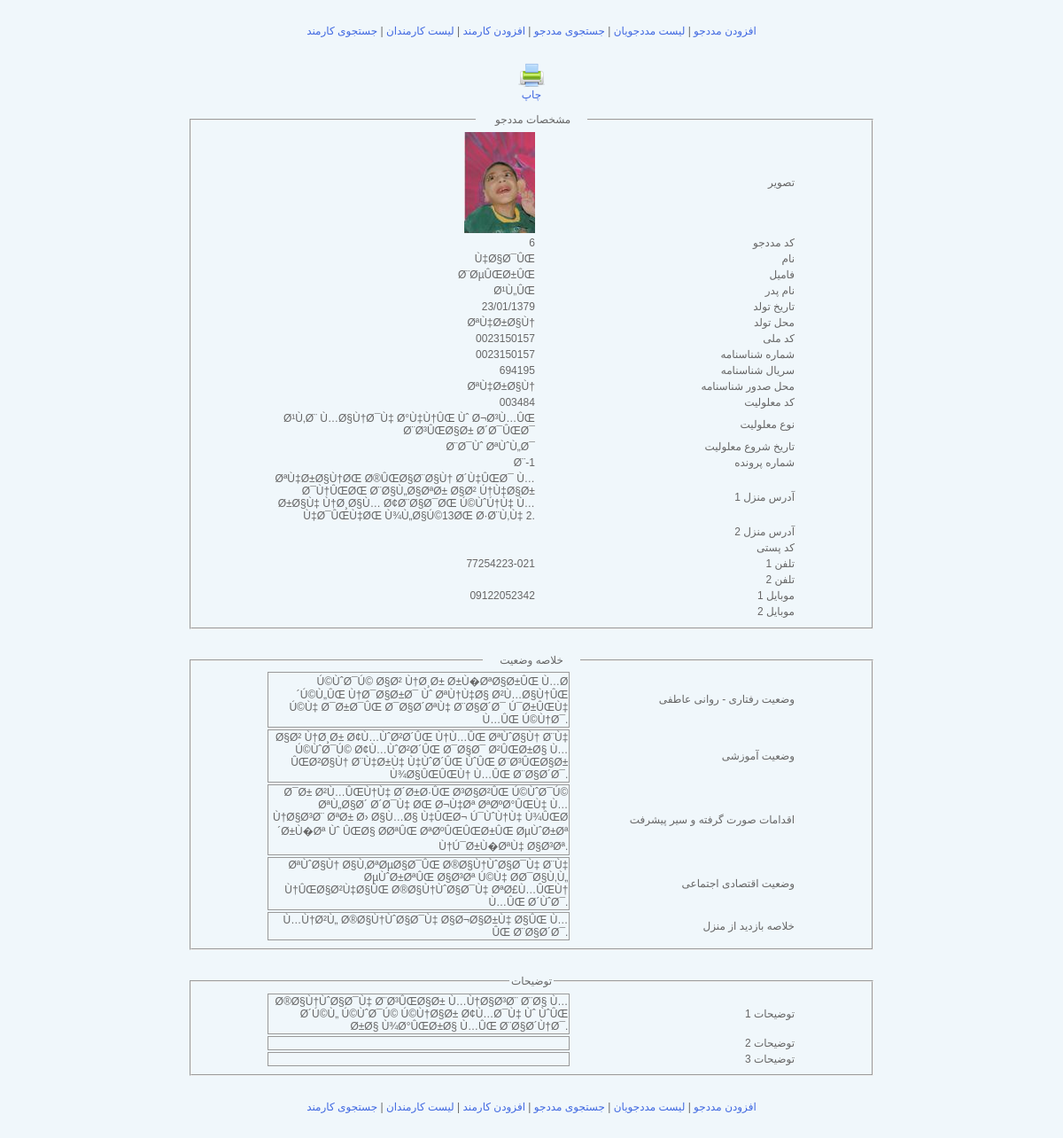
The page /admin/showPatientDetails.php?patientId=6 (signed in) on the database its author committed.
### tables this page shows
CREATE TABLE IF NOT EXISTS `patient` (
  `patientId` int(20) NOT NULL,
  `patientCode` varchar(200) NOT NULL,
  `name` varchar(200) NOT NULL,
  `family` varchar(200) NOT NULL,
  `father` varchar(200) NOT NULL,
  `birthday` varchar(200) NOT NULL,
  `birthplace` varchar(200) NOT NULL,
  `melliCode` varchar(200) NOT NULL,
  `shenasNo` varchar(200) NOT NULL,
  `shenasSerial` varchar(200) NOT NULL,
  `shenasSodur` varchar(200) NOT NULL,
  `disabilityCode` varchar(200) NOT NULL,
  `disabilityType` varchar(200) NOT NULL,
  `disabilityStartDate` varchar(200) NOT NULL,
  `caseNumber` varchar(200) NOT NULL,
  `homeAdress1` varchar(200) NOT NULL,
  `homeAdress2` varchar(200) NOT NULL,
  `postalCode` varchar(200) NOT NULL,
  `tel1` varchar(200) NOT NULL,
  `tel2` varchar(200) NOT NULL,
  `mobile1` varchar(200) NOT NULL,
  `mobile2` varchar(200) NOT NULL,
  `photo1` varchar(200) NOT NULL,
  `photoSource` varchar(500) DEFAULT NULL,
  `behavioralStatus` longtext NOT NULL,
  `educationalStatus` longtext NOT NULL,
  `actionsTaken` longtext NOT NULL,
  `economicSituation` longtext NOT NULL,
  `statusOfHomeVisits` longtext NOT NULL,
  `comments1` longtext NOT NULL,
  `comments2` longtext NOT NULL,
  `comments3` longtext NOT NULL,
  PRIMARY KEY (`patientId`)
);

### class/connection.php (called while the page is built, shortened)
<?php
class connection{
	var $link;
	function getdbSettings() {
		$dbSettings['hostName']=$hostName;
		$dbSettings['dbName']=$dbName;
		$dbSettings['dbUser']=$dbUser;
		$dbSettings['dbPass']=$dbPass;
		return $dbSettings;
	}
	function dbConnect() {
		$dbSettings=$this->getdbSettings();
		$hostName=$dbSettings['hostName'];
		$dbName=$dbSettings['dbName'];
		$dbUser=$dbSettings['dbUser'];
		$dbPass=$dbSettings['dbPass'];
		$dbConnectResult=mysql_connect($hostName, $dbUser, $dbPass);
		$this->link=$dbConnectResult;
        if (mysql_select_db($dbName,$dbConnectResult)){
		   return $dbConnectResult;}
		else{
			 $this->closeConnection();
		     return false;}
	}
	function queryRun($query){
		$con3=$this->link;
		$result3=mysql_query($query,$con3);
        if($result3){
			return $result3;}
	    else{
			$this->closeConnection();
			return false;}
	}
}
?>

### admin/showPatientDetails.php (the view, shortened to what this page needs)
<!DOCTYPE html PUBLIC "-//W3C//DTD XHTML 1.0 Transitional//EN" "http://www.w3.org/TR/xhtml1/DTD/xhtml1-transitional.dtd">
<html xmlns="http://www.w3.org/1999/xhtml">
<head>
<link rel="stylesheet" type="text/css" href="../themes/default/css/index.css"/>
</head>
<body>
<?php
include("header.php");
?>
<div align="center"><a href="#" onclick="window.print()"><img src="../themes/default/images/print.png" width="30" height="30" /><br />چاپ</a></div>
<br />
<?php
include('../class/connection.php');
$patientId=$_GET['patientId'];
$connector=new connection();
$query = "SELECT * FROM patient WHERE patientId='$patientId'";
$result=$connector->queryRun($query);
$num=mysql_num_rows($result);
    for($i=0;$i<$num;$i++){
        $row = mysql_fetch_array($result);
	    if($row['photo1']=='') $photo1='<img src="../themes/default/images/patientPhoto.png" width="32" height="32" />';
		else $photo1='<a href="'.$row['photoSource'].'":><img src="'.$row['photo1'].'"  /></a>';
	 echo '
<div align="center">
<fieldset style="width:750px">
<legend align="center" style="color:#666">&nbsp;&nbsp;&nbsp;&nbsp;&nbsp; مشخصات مددجو&nbsp;&nbsp;&nbsp;&nbsp;&nbsp;</legend>
<table align="center" width="600px" border="0">
	<tr>
    <td width="154" align="right">'.$photo1.'</td>
    <td width="148" align="right">تصویر</td>
  </tr>
    <td width="154" align="right">'.$row['patientId'].'</td>
  <tr>
    <td width="154" align="right">'.$row['patientCode'].'</td>
    <td width="148" align="right">کد مددجو</td>
  </tr>
  <tr>
    <td width="154" align="right">'.$row['name'].'</td>
    <td width="148" align="right">نام</td>
  </tr>
  <tr>
    <td width="154" align="right">'.$row['family'].'</td>
    <td width="148" align="right">فامیل</td>
  </tr>
  <tr>
    <td width="154" align="right">'.$row['father'].'</td>
    <td width="148" align="right">نام پدر</td>
  </tr>
  <tr>
    <td width="154" align="right">'.$row['birthday'].'</td>
    <td width="148" align="right">تاریخ تولد </td>
  </tr>
  <tr>
    <td width="154" align="right">'.$row['birthplace'].'</td>
    <td width="148" align="right">محل تولد </td>
  </tr>
  <tr>
    <td width="154" align="right">'.$row['melliCode'].'</td>
    <td width="148" align="right">کد ملی</td>
  </tr>
  <tr>
    <td width="154" align="right">'.$row['shenasNo'].'</td>
    <td width="148" align="right">شماره شناسنامه</td>
  </tr>
  <tr>
    <td width="154" align="right">'.$row['shenasSerial'].'</td>
    <td width="148" align="right">سریال شناسنامه</td>
  </tr>
  <tr>
    <td width="154" align="right">'.$row['shenasSodur'].'</td>
    <td width="148" align="right">محل صدور شناسنامه</td>
  </tr>
  <tr>
    <td width="154" align="right">'.$row['disabilityCode'].'</td>
    <td width="148" align="right">کد معلولیت</td>
  </tr>
  <tr>
    <td width="154" align="right">'.$row['disabilityType'].'</td>
    <td width="148" align="right">نوع معلولیت</td>
  </tr>
  <tr>
    <td width="154" align="right">'.$row['disabilityStartDate'].'</td>
    <td width="148" align="right">تاریخ شروع معلولیت</td>
  </tr>
  <tr>
    <td width="154" align="right">'.$row['caseNumber'].'</td>
    <td width="148" align="right">شماره پرونده</td>
  </tr>
  <tr>
    <td width="154" align="right">'.$row['homeAdress1'].'</td>
    <td width="148" align="right">آدرس منزل 1</td>
  </tr>
  <tr>
    <td width="154" align="right">'.$row['homeAdress2'].'</td>
    <td width="148" align="right">آدرس منزل 2</td>
  </tr>
  <tr>
    <td width="154" align="right">'.$row['postalCode'].'</td>
    <td width="148" align="right">کد پستی</td>
  </tr>
  <tr>
    <td width="154" align="right">'.$row['tel1'].'</td>
    <td width="148" align="right">تلفن 1</td>
  </tr>
  <tr>
    <td width="154" align="right">'.$row['tel2'].'</td>
    <td width="148" align="right">تلفن 2</td>
  </tr>
  <tr>
    <td width="154" align="right">'.$row['mobile1'].'</td>
    <td width="148" align="right">موبایل 1</td>
  </tr>
  <tr>
    <td width="154" align="right">'.$row['mobile2'].'</td>
    <td width="148" align="right">موبایل 2</td>
  </tr>
  </table>
  </fieldset>
  <br />
  <br />
  <fieldset style="width:750px">
  <legend align="center" style="color:#666">&nbsp;&nbsp;&nbsp;&nbsp;&nbsp;خلاصه وضعیت&nbsp;&nbsp;&nbsp;&nbsp;&nbsp;</legend>
  <table align="center" width="600px" border="0">
  <tr>
    <td width="250" align="right" style="border:thin solid #999999">'.$row['behavioralStatus'].'</td>
    <td width="186" align="right">وضعیت رفتاری - روانی عاطفی</td>
  </tr>
  <tr>
    <td width="250" align="right" style="border:thin solid #999999">'.$row['educationalStatus'].'</td>
    <td width="186" align="right">وضعیت آموزشی</td>
  </tr>
  <tr>
    <td width="250" align="right" style="border:thin solid #999999">'.$row['actionsTaken'].'</td>
    <td width="186" align="right">اقدامات صورت گرفته و سیر پیشرفت</td>
  </tr>
  <tr>
    <td width="250" align="right" style="border:thin solid #999999">'.$row['economicSituation'].'</td>
    <td width="186" align="right">وضعیت اقتصادی اجتماعی</td>
  </tr>
  <tr>
    <td width="250" align="right" style="border:thin solid #999999">'.$row['statusOfHomeVisits'].'</td>
    <td width="186" align="right">خلاصه بازدید از منزل</td>
  </tr>
</table>
</fieldset>
<br />
<br />
<fieldset style="width:750px">
  <legend align="center" style="color:#666">توضیحات</legend>
  <table align="center" width="600px" border="0">
  <tr>
    <td width="250" align="right" style="border:thin solid #999999">'.$row['comments1'].'</td>
    <td width="186" align="right">توضیحات 1</td>
  </tr>
  <tr>
    <td width="250" align="right" style="border:thin solid #999999">'.$row['comments2'].'</td>
    <td width="186" align="right">توضیحات 2</td>
  </tr>
  <tr>
    <td width="250" align="right" style="border:thin solid #999999">'.$row['comments3'].'</td>
    <td width="186" align="right">توضیحات 3</td>
  </tr>
</table>
</fieldset>
</div>
	 ';
	}
    ?>
<?php
include("header.php");
?>
</body>
</html>

### themes/default/css/index.css (style rules this page uses)
body { font-family:Tahoma, Geneva, sans-serif; font-size:12px; color:#666; background:#F0F7FB; margin:0px; }
a { text-decoration:none; }
a:link { color:royalblue }
img { border:0; }

### rows shown on the page
patient: photo1 (picture), patientCode "6", name "Ù‡Ø§Ø¯ÛŒ", family "Ø¨ØµÛŒØ±ÛŒ", father "Ø¹Ù„ÛŒ", birthday "23/01/1379", birthplace "ØªÙ‡Ø±Ø§Ù†", melliCode "0023150157", shenasNo "0023150157", shenasSerial "694195", shenasSodur "ØªÙ‡Ø±Ø§Ù†", disabilityCode "003484", disabilityType "Ø¹Ù‚Ø¨ Ù…Ø§Ù†Ø¯Ù‡ Ø°Ù‡Ù†ÛŒ Ùˆ Ø¬Ø³Ù…ÛŒ Ø¨Ø³ÛŒØ§Ø± Ø´Ø¯ÛŒØ¯", disabilityStartDate "Ø¨Ø¯Ùˆ ØªÙˆÙ„Ø¯", caseNumber "Ø¨-1", homeAdress1 "ØªÙ‡Ø±Ø§Ù†ØŒ Ø®ÛŒØ§Ø¨Ø§Ù† Ø´Ù‡ÛŒØ¯ Ù…Ø¯Ù†ÛŒØŒ Ø¨Ø§Ù„Ø§ØªØ± Ø§Ø² Ú†Ù‡Ø§Ø± Ø±Ø§Ù‡ Ù†Ø¸Ø§Ù… Ø¢Ø¨Ø§Ø¯ØŒ Ú©ÙˆÚ†Ù‡ Ù…Ù‡Ø¯ÛŒÙ‡ØŒ Ù¾Ù„Ø§Ú©13ØŒ Ø·Ø¨Ù‚Ù‡ 2.", tel1 "77254223-021", mobile1 "09122052342", behavioralStatus "Ú©ÙˆØ¯Ú© Ø§Ø² Ù†Ø¸Ø± Ø±Ù�ØªØ§Ø±ÛŒ Ù…Ø´Ú©Ù„ÛŒ Ù†Ø¯Ø§Ø±Ø¯ Ùˆ ØªÙ†Ù‡Ø§ Ø²Ù…Ø§Ù†ÛŒ Ú©Ù‡ Ø¯Ø±Ø¯ÛŒ Ø¯Ø§Ø´ØªÙ‡ Ø¨Ø§Ø´Ø¯ Ú¯Ø±ÛŒÙ‡ Ù…ÛŒ Ú©Ù†Ø¯.", educationalStatus "Ø§Ø² Ù†Ø¸Ø± Ø¢Ù…ÙˆØ²Ø´ÛŒ Ù†Ù…ÛŒ ØªÙˆØ§Ù† Ø¨Ù‡ Ú©ÙˆØ¯Ú© Ø¢Ù…ÙˆØ²Ø´ÛŒ Ø¯Ø§Ø¯ Ø²ÛŒØ±Ø§ Ù…ÛŒØ²Ø§Ù† Ø¨Ù‡Ø±Ù‡ Ù‡ÙˆØ´ÛŒ ÙˆÛŒ Ø¨Ø³ÛŒØ§Ø± Ù¾Ø§ÛŒÛŒÙ† Ù…ÛŒ Ø¨Ø§Ø´Ø¯.", actionsTaken "Ø¯Ø± Ø²Ù…ÛŒÙ†Ù‡ Ø´Ø±Ø·ÛŒ Ø³Ø§Ø²ÛŒ Ú©ÙˆØ¯Ú© ØªÙ„Ø§Ø´ Ø´Ø¯Ù‡ ØŒ Ø¬Ù‡Øª ØªØºØ°ÛŒÙ‡ Ù…Ù†Ø§Ø³Ø¨ ØªØ± Ø› Ø§Ù…Ø§ Ù‡ÛŒØ¬ Ú¯ÙˆÙ†Ù‡ Ù¾ÛŒØ´Ø±Ù�Øª Ùˆ ÛŒØ§ Ø­ØªÛŒ ØªØºÛŒÛŒØ±ÛŒ ØµÙˆØ±Øª Ù†Ú¯Ø±Ù�ØªÙ‡ Ø§Ø³Øª.", economicSituation "ØªÙˆØ§Ù† Ø§Ù‚ØªØµØ§Ø¯ÛŒ Ø®Ø§Ù†ÙˆØ§Ø¯Ù‡ Ø¨Ù‡ ØµÙˆØ±ØªÛŒ Ø§Ø³Øª Ú©Ù‡ Ø­Ø¯Ø§Ù‚Ù„ Ù†ÛŒØ§Ø²Ù‡Ø§ÛŒ Ø®Ø§Ù†ÙˆØ§Ø¯Ù‡ ØªØ£Ù…ÛŒÙ† Ù…ÛŒ Ø´ÙˆØ¯.", statusOfHomeVisits "Ù…Ù†Ø²Ù„ Ø®Ø§Ù†ÙˆØ§Ø¯Ù‡ Ø§Ø¬Ø§Ø±Ù‡ Ø§ÛŒ Ù…ÛŒ Ø¨Ø§Ø´Ø¯.", comments1 "Ø®Ø§Ù†ÙˆØ§Ø¯Ù‡ Ø¨Ø³ÛŒØ§Ø± Ù…Ù†Ø§Ø³Ø¨ Ø¨Ø§ Ù…Ø´Ú©Ù„ Ú©ÙˆØ¯Ú© Ú©Ù†Ø§Ø± Ø¢Ù…Ø¯Ù‡ Ùˆ ÙˆÛŒ Ø±Ø§ Ù¾Ø°ÛŒØ±Ø§ Ù…ÛŒ Ø¨Ø§Ø´Ù†Ø¯."
